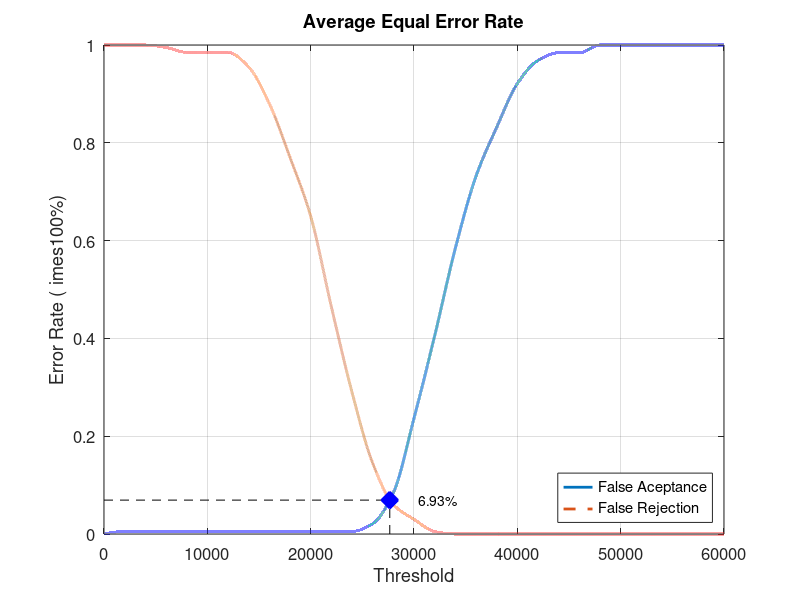
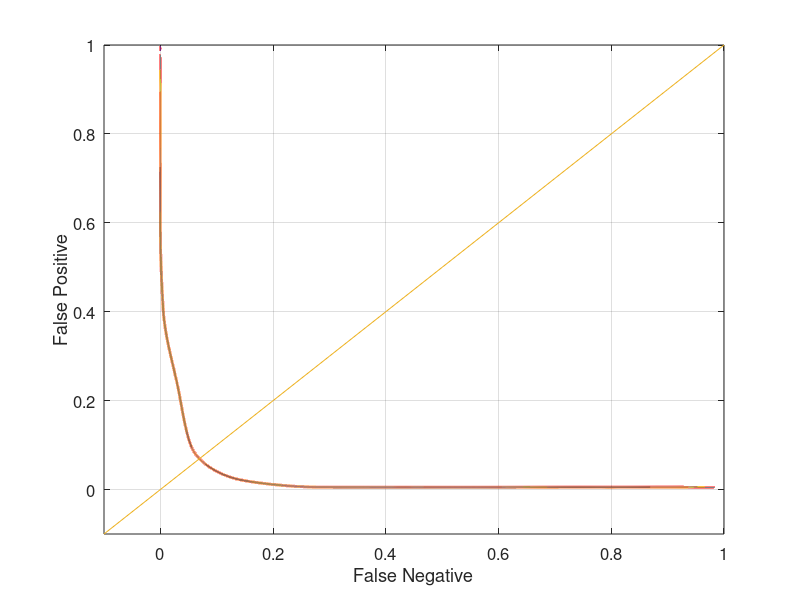

These charts were generated, in order, by the following MATLAB code:
close all;
clear;
clc;
x = 0:2000:60000;
xq = 0:0.5:60000;

y0 = [0 0.00526316 0.00526316 0.00526316 0.00526316 0.00526316 0.00526316 0.00526316 0.00526316 0.00526316 0.00526316 0.00526316 0.00526316 0.0210526 0.0842105 0.236842 0.405263 0.584211 0.731579 0.831579 0.921053 0.968421 0.984211 0.984211 1 1 1 1 1 1 1]
yy0 = interp1(x, y0, xq, 'pchip');
y1 = [1 1 1 0.995 0.985 0.985 0.985 0.955 0.88 0.77 0.65 0.465 0.29 0.145 0.06 0.03 0.005 0 0 0 0 0 0 0 0 0 0 0 0 0 0]
yy1 = interp1(x, y1, xq, 'pchip');

% Calculating EER: 
y2 = abs(y0 - y1);
find(y2 == min(y2))
yy2 = abs(yy0 - yy1);
xEER = find(yy2 == min(yy2));
xEERIndex = xq(xEER) % X-axis EER
yEER = yy0(xEER) % Y-axis EER

main = figure
plot(xq, yy0,'-','LineWidth', 2);	hold on
plot(xq, yy1,'--','LineWidth', 2);	hold on
plot([xEERIndex xEERIndex], [0 yEER], 'k--');	hold on
plot([0 xEERIndex], [yEER yEER], 'k--');	hold on
plot(xEERIndex, yEER, 'bx', 'LineWidth', 10);	hold on
text(xEERIndex + 10 * xEERIndex / 100, yEER, [num2str(round((10000 * yEER)) / 100) '%'])
legend('False Aceptance', 'False Rejection', 'Location', 'SouthEast')
xlabel('Threshold')
ylabel('Error Rate (	imes100%)')
title('Average Equal Error Rate')
set(gca, 'FontSize', 12)
axis([0 60000 0 1])
grid on

print(main, 'Database4_1Main', '-dpng');
FNRxFPR = figure('Color', [1 1 1]);
plot(yy1, yy0, '-', yy1, yy0, 'LineWidth', 2);
hold on
y = -0.1:0.1:1
plot(y, y); 
set(gca, 'FontSize', 12)
xlabel('False Negative')
ylabel('False Positive')
axis([-0.1 1 -0.1 1])
set(gca, 'FontSize', 12)
grid on

print(FNRxFPR, 'Database4_1FNRxFPR','-dpng');
